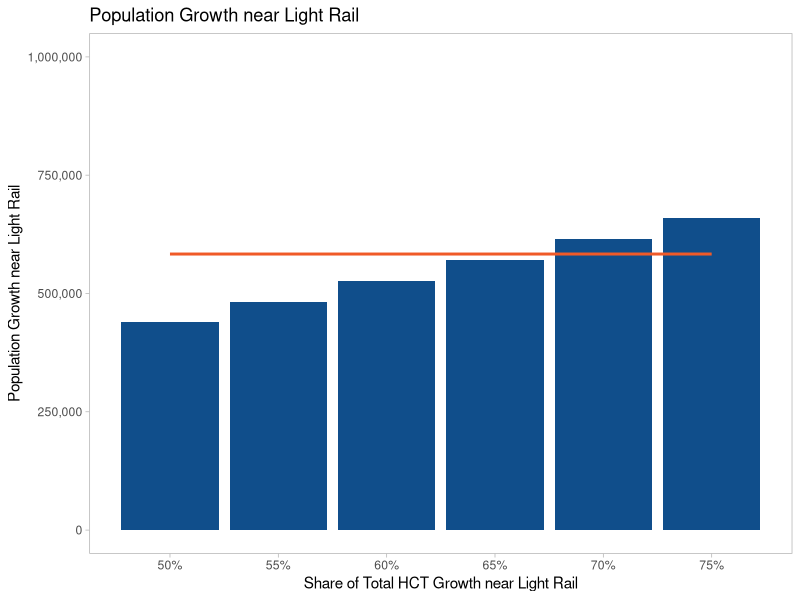
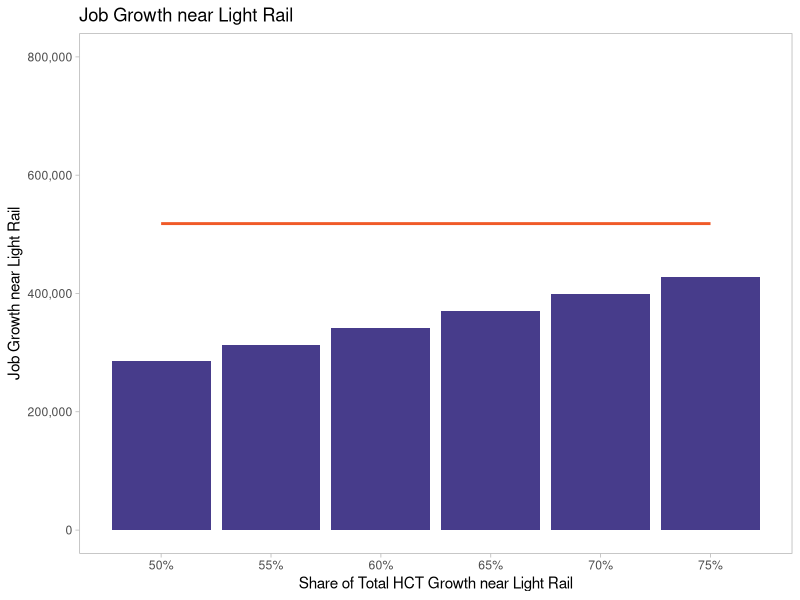
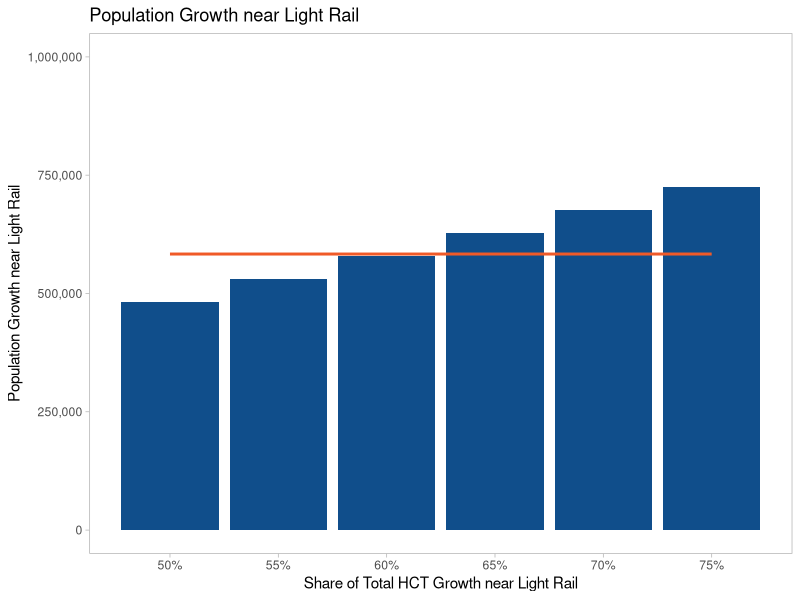
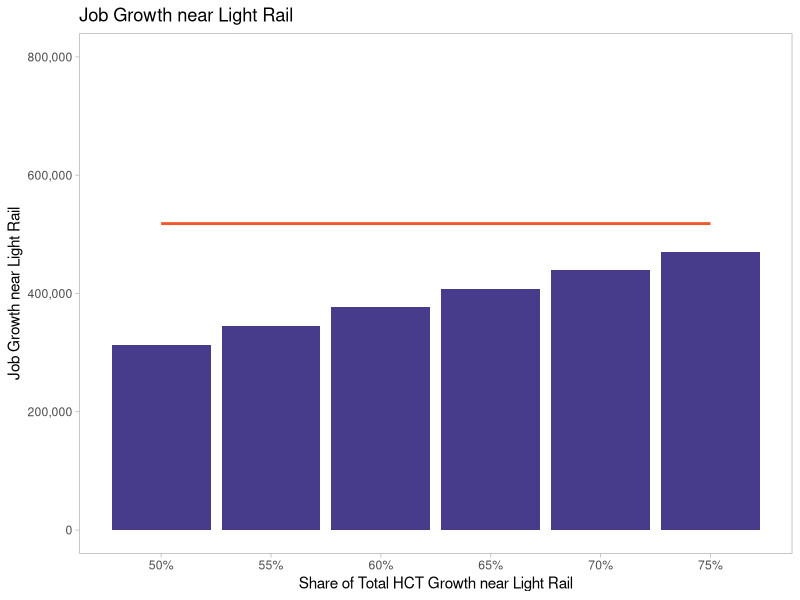
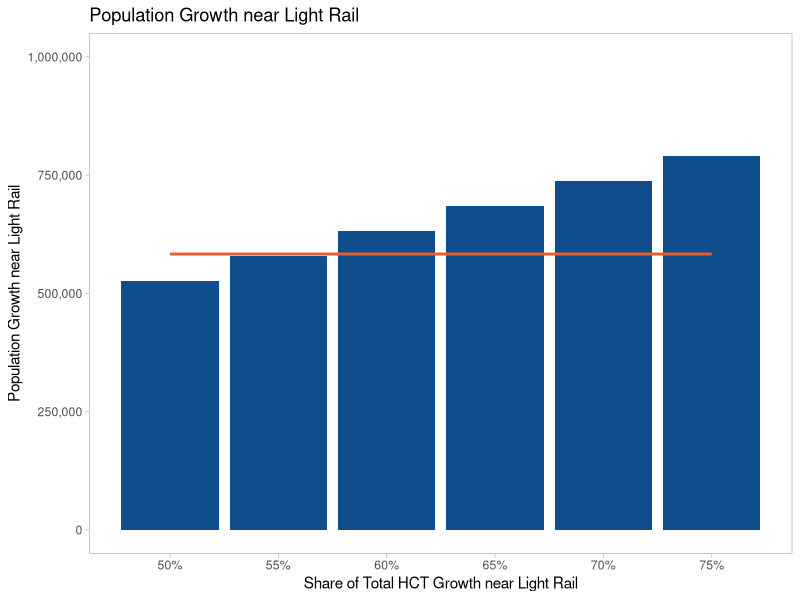
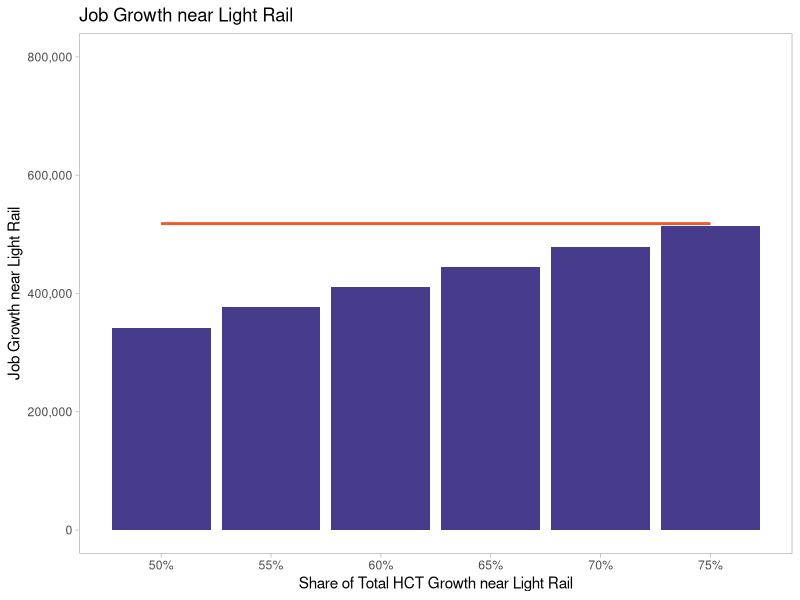
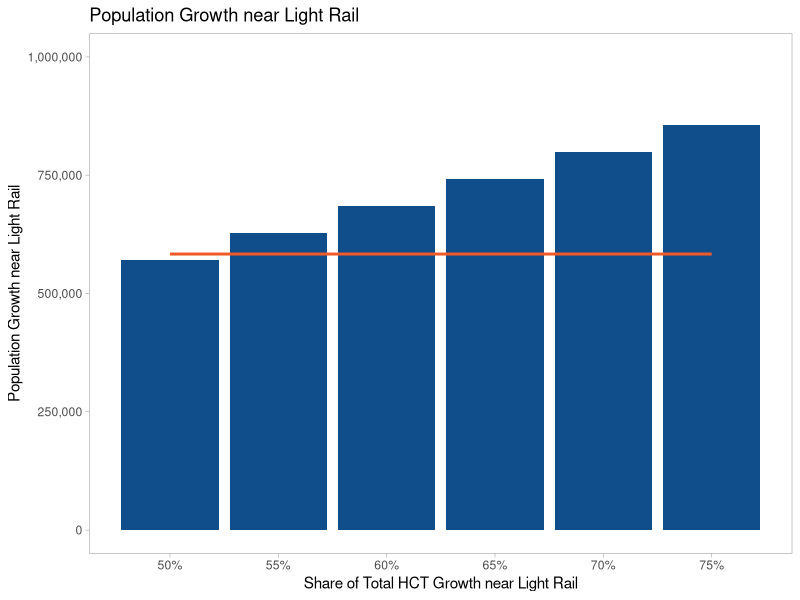
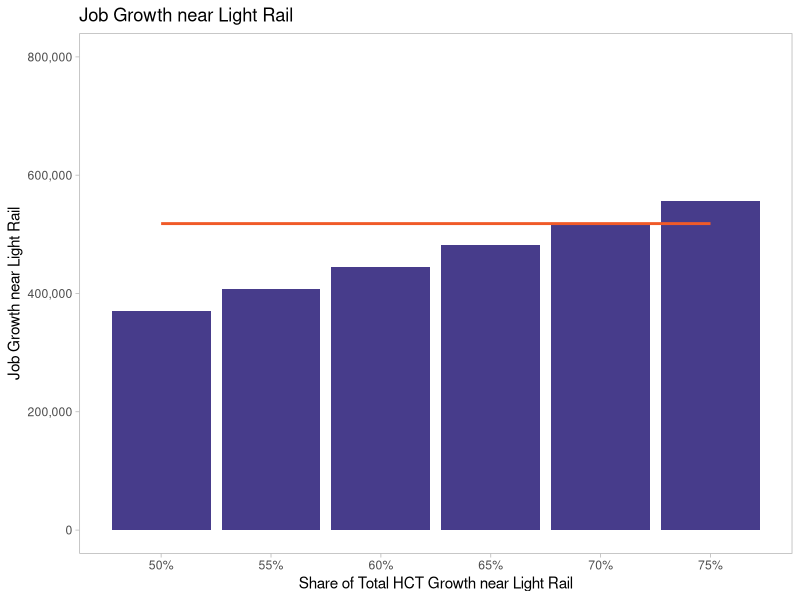

Write the R code that produced these figures, in order.
## ---- chunk 1
knitr::opts_chunk$set(echo = FALSE)

library(purrr)
library(ggplot2)
library(data.table)
library(scales)

calc_growth_share <- function(pop_chg, growth_share) {
  pop_shr <- as.integer(pop_chg * growth_share)
  return(pop_shr)
}

create_bar_chart <- function(table, xcolumn, ycolumn, fcolumn, ylimit, yname, xname, wrk_title) {

  # Create a Set of bar charts grouped by year for each area
  wrk_chart <- ggplot(table, aes(x = xcolumn, y= ycolumn, fill= fcolumn), show.legend = FALSE) +
  geom_col()+
  scale_y_continuous(labels = comma, name = yname,limits = c(0, ylimit))+
  xlab(xname)+
  theme_light()+
  ggtitle(wrk_title)+
  theme(legend.position="none")
  
  return(wrk_chart)
}

create_line_chart <- function(table,xcolumn, ycolumn, ylimit, yname,  xname, wrk_title) {
  
  wrk_chart <- ggplot(table, aes(x = xcolumn, y= ycolumn)) +
  geom_line(color="#F05A28",size=1) +
  scale_y_continuous(labels = comma, name = yname, limits = c(0, ylimit))+
  theme_light()+
  xlab(xname)+
  ggtitle(wrk_title)+
  theme(legend.position="none")
  
  return(wrk_chart)
}

create_combined_chart <- function(table, xcolumn, ycolumn, fcolumn, line_ycolumn, ylimit, yname, xname, wrk_title, fill_clr) {

  # Create a Set of bar charts grouped by year for each area
  wrk_chart <- ggplot(table) +
    geom_col(aes(x = xcolumn, y= ycolumn, fill= fcolumn), show.legend = FALSE, fill=fill_clr) +
    theme_light()+
    ggtitle(wrk_title)+
    theme(legend.position="none") +
    
    geom_line(aes(x = xcolumn, y= line_ycolumn),color="#F05A28",size=1) +
    scale_y_continuous(sec.axis = sec_axis(~./max(line_ycolumn))) +
    
    scale_y_continuous(labels = comma, name = yname,limits = c(0, ylimit)) +
    scale_x_continuous(labels = percent, name = xname, breaks = xcolumn) +
    
    theme(panel.grid.major = element_blank(), panel.grid.minor = element_blank())

  return(wrk_chart)
}

pop_2017 <- 4066800
hh_pop_2017 <- 3986995
hh_2017 <- 1587176
hh_size_2017 <- hh_pop_2017 / hh_2017
jobs_2017 <- 2250546

pop_2050 <- 5823165
hh_pop_2050 <- 5720596
hh_2050 <- 2419949
hh_size_2050 <- hh_pop_2050 / hh_2050
jobs_2050 <- 3391293

lrt_hh_cap <- 246788
lrt_pop_cap <- as.integer(lrt_hh_cap * hh_size_2050)
lrt_job_cap <- 518107

wrk_share <- c(0.50,0.55,0.60,0.65,0.70,0.75)
pop_cap <- rep(lrt_pop_cap,length(wrk_share))
job_cap <- rep(lrt_job_cap,length(wrk_share))

capacity_table <- as.data.table(list(share=wrk_share, pop_capacity=pop_cap, job_capacity=job_cap))

# Create a list of Total Population Growth for all HCT areas using a list of growth share assumptions
hct_pop_calc <- partial(calc_growth_share, pop_chg= (pop_2050-pop_2017))
hct_pop <- map(wrk_share, hct_pop_calc)

hct_job_calc <- partial(calc_growth_share, pop_chg= (jobs_2050-jobs_2017))
hct_job <- map(wrk_share, hct_job_calc)

## ---- chunk 2
knitr::opts_chunk$set(echo = FALSE)

grw_shr <- "50"
wrk_num <- 1
wrk_pop <- hct_pop[[wrk_num]]
wrk_job <- hct_job[[wrk_num]]

wrk_lrt_pop <- partial(calc_growth_share, pop_chg=wrk_pop)
lrt_pop <- map(wrk_share,wrk_lrt_pop)

wrk_lrt_job <- partial(calc_growth_share, pop_chg=wrk_job)
lrt_job <- map(wrk_share,wrk_lrt_job)

lrt_pop <- unlist(lrt_pop)
lrt_job <- unlist(lrt_job)

wrk_table <- as.data.table(list(share=wrk_share, population=lrt_pop, jobs=lrt_job))
combined_table <- merge(wrk_table, capacity_table, by = "share")

pop_chart <- create_combined_chart(combined_table, combined_table$share, combined_table$population, combined_table$share, combined_table$pop_capacity, 1000000, "Population Growth near Light Rail", "Share of Total HCT Growth near Light Rail", "Population Growth near Light Rail","dodgerblue4")

job_chart <- create_combined_chart(combined_table, combined_table$share, combined_table$jobs, combined_table$share, combined_table$job_capacity, 800000, "Job Growth near Light Rail", "Share of Total HCT Growth near Light Rail", "Job Growth near Light Rail","slateblue4")

## ---- chunk 3
pop_chart
## ---- chunk 4
job_chart
## ---- chunk 5
knitr::opts_chunk$set(echo = FALSE)

grw_shr <- "55"
wrk_num <- 2
wrk_pop <- hct_pop[[wrk_num]]
wrk_job <- hct_job[[wrk_num]]

wrk_lrt_pop <- partial(calc_growth_share, pop_chg=wrk_pop)
lrt_pop <- map(wrk_share,wrk_lrt_pop)

wrk_lrt_job <- partial(calc_growth_share, pop_chg=wrk_job)
lrt_job <- map(wrk_share,wrk_lrt_job)

lrt_pop <- unlist(lrt_pop)
lrt_job <- unlist(lrt_job)

wrk_table <- as.data.table(list(share=wrk_share, population=lrt_pop, jobs=lrt_job))
combined_table <- merge(wrk_table, capacity_table, by = "share")

pop_chart <- create_combined_chart(combined_table, combined_table$share, combined_table$population, combined_table$share, combined_table$pop_capacity, 1000000, "Population Growth near Light Rail", "Share of Total HCT Growth near Light Rail", "Population Growth near Light Rail","dodgerblue4")

job_chart <- create_combined_chart(combined_table, combined_table$share, combined_table$jobs, combined_table$share, combined_table$job_capacity, 800000, "Job Growth near Light Rail", "Share of Total HCT Growth near Light Rail", "Job Growth near Light Rail","slateblue4")

## ---- chunk 6
pop_chart
## ---- chunk 7
job_chart
## ---- chunk 8
knitr::opts_chunk$set(echo = FALSE)

grw_shr <- "60"
wrk_num <- 3
wrk_pop <- hct_pop[[wrk_num]]
wrk_job <- hct_job[[wrk_num]]

wrk_lrt_pop <- partial(calc_growth_share, pop_chg=wrk_pop)
lrt_pop <- map(wrk_share,wrk_lrt_pop)

wrk_lrt_job <- partial(calc_growth_share, pop_chg=wrk_job)
lrt_job <- map(wrk_share,wrk_lrt_job)

lrt_pop <- unlist(lrt_pop)
lrt_job <- unlist(lrt_job)

wrk_table <- as.data.table(list(share=wrk_share, population=lrt_pop, jobs=lrt_job))
combined_table <- merge(wrk_table, capacity_table, by = "share")

pop_chart <- create_combined_chart(combined_table, combined_table$share, combined_table$population, combined_table$share, combined_table$pop_capacity, 1000000, "Population Growth near Light Rail", "Share of Total HCT Growth near Light Rail", "Population Growth near Light Rail","dodgerblue4")

job_chart <- create_combined_chart(combined_table, combined_table$share, combined_table$jobs, combined_table$share, combined_table$job_capacity, 800000, "Job Growth near Light Rail", "Share of Total HCT Growth near Light Rail", "Job Growth near Light Rail","slateblue4")

## ---- chunk 9
pop_chart
## ---- chunk 10
job_chart
## ---- chunk 11
knitr::opts_chunk$set(echo = FALSE)

grw_shr <- "65"
wrk_num <- 4
wrk_pop <- hct_pop[[wrk_num]]
wrk_job <- hct_job[[wrk_num]]

wrk_lrt_pop <- partial(calc_growth_share, pop_chg=wrk_pop)
lrt_pop <- map(wrk_share,wrk_lrt_pop)

wrk_lrt_job <- partial(calc_growth_share, pop_chg=wrk_job)
lrt_job <- map(wrk_share,wrk_lrt_job)

lrt_pop <- unlist(lrt_pop)
lrt_job <- unlist(lrt_job)

wrk_table <- as.data.table(list(share=wrk_share, population=lrt_pop, jobs=lrt_job))
combined_table <- merge(wrk_table, capacity_table, by = "share")

pop_chart <- create_combined_chart(combined_table, combined_table$share, combined_table$population, combined_table$share, combined_table$pop_capacity, 1000000, "Population Growth near Light Rail", "Share of Total HCT Growth near Light Rail", "Population Growth near Light Rail","dodgerblue4")

job_chart <- create_combined_chart(combined_table, combined_table$share, combined_table$jobs, combined_table$share, combined_table$job_capacity, 800000, "Job Growth near Light Rail", "Share of Total HCT Growth near Light Rail", "Job Growth near Light Rail","slateblue4")

## ---- chunk 12
pop_chart
## ---- chunk 13
job_chart
## ---- chunk 14
knitr::opts_chunk$set(echo = FALSE)

grw_shr <- "70"
wrk_num <- 5
wrk_pop <- hct_pop[[wrk_num]]
wrk_job <- hct_job[[wrk_num]]

wrk_lrt_pop <- partial(calc_growth_share, pop_chg=wrk_pop)
lrt_pop <- map(wrk_share,wrk_lrt_pop)

wrk_lrt_job <- partial(calc_growth_share, pop_chg=wrk_job)
lrt_job <- map(wrk_share,wrk_lrt_job)

lrt_pop <- unlist(lrt_pop)
lrt_job <- unlist(lrt_job)

wrk_table <- as.data.table(list(share=wrk_share, population=lrt_pop, jobs=lrt_job))
combined_table <- merge(wrk_table, capacity_table, by = "share")

pop_chart <- create_combined_chart(combined_table, combined_table$share, combined_table$population, combined_table$share, combined_table$pop_capacity, 1000000, "Population Growth near Light Rail", "Share of Total HCT Growth near Light Rail", "Population Growth near Light Rail","dodgerblue4")

job_chart <- create_combined_chart(combined_table, combined_table$share, combined_table$jobs, combined_table$share, combined_table$job_capacity, 800000, "Job Growth near Light Rail", "Share of Total HCT Growth near Light Rail", "Job Growth near Light Rail","slateblue4")

## ---- chunk 15
pop_chart
## ---- chunk 16
job_chart
## ---- chunk 17
knitr::opts_chunk$set(echo = FALSE)

grw_shr <- "75"
wrk_num <- 6
wrk_pop <- hct_pop[[wrk_num]]
wrk_job <- hct_job[[wrk_num]]

wrk_lrt_pop <- partial(calc_growth_share, pop_chg=wrk_pop)
lrt_pop <- map(wrk_share,wrk_lrt_pop)

wrk_lrt_job <- partial(calc_growth_share, pop_chg=wrk_job)
lrt_job <- map(wrk_share,wrk_lrt_job)

lrt_pop <- unlist(lrt_pop)
lrt_job <- unlist(lrt_job)

wrk_table <- as.data.table(list(share=wrk_share, population=lrt_pop, jobs=lrt_job))
combined_table <- merge(wrk_table, capacity_table, by = "share")

pop_chart <- create_combined_chart(combined_table, combined_table$share, combined_table$population, combined_table$share, combined_table$pop_capacity, 1000000, "Population Growth near Light Rail", "Share of Total HCT Growth near Light Rail", "Population Growth near Light Rail","dodgerblue4")

job_chart <- create_combined_chart(combined_table, combined_table$share, combined_table$jobs, combined_table$share, combined_table$job_capacity, 800000, "Job Growth near Light Rail", "Share of Total HCT Growth near Light Rail", "Job Growth near Light Rail","slateblue4")

## ---- chunk 18
pop_chart
## ---- chunk 19
job_chart
